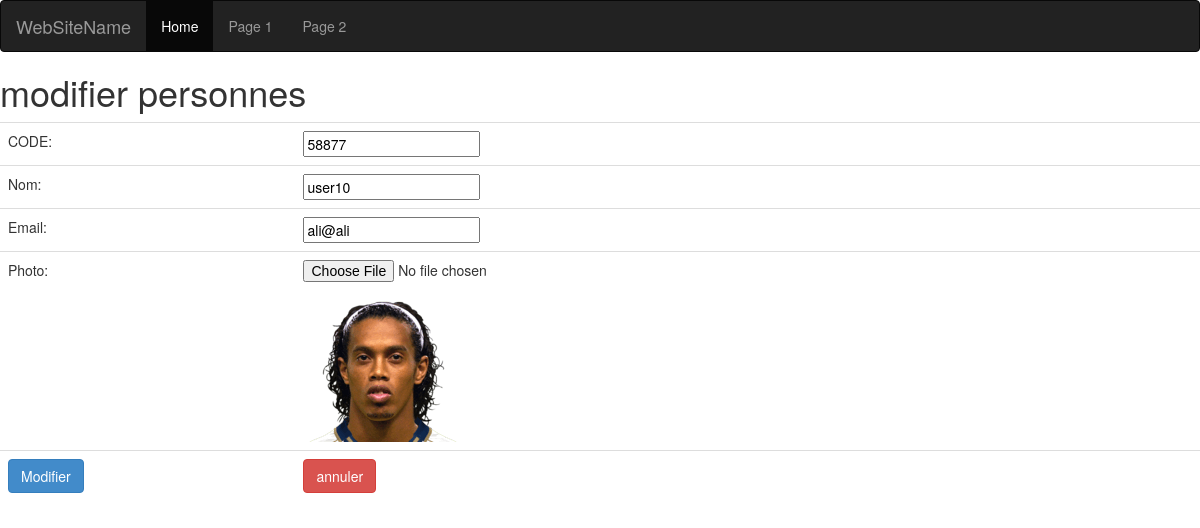
The page /modifier.php?code=58877 on the database its author committed.
### tables this page shows
CREATE TABLE `etudiant` (
  `code` varchar(10) NOT NULL,
  `nom` varchar(25) NOT NULL,
  `email` varchar(25) NOT NULL,
  `photo` varchar(30) NOT NULL
);

### modifier.php (the view, shortened to what this page needs)
<?php
$code=$_GET['code'];
require 'server.php';
$req='SELECT * FROM etudiant WHERE code=?';
$para=array($code);
$st=$cn->prepare($req);
$st->execute($para);
?>
<!DOCTYPE html>
<html>
<head>
<link rel="stylesheet" type="text/css" href="bootstrap.min.css">
</head>
<body>
	<?php
require 'navbar.php';
?>
<h1>modifier personnes</h1>
<form action="update.php" method="post" enctype="multipart/form-data" >
	<table class="table table-stripped">
		<?php while ($rs=$st->fetch()) { ?>
<tr>
	<td>CODE:</td>
	<td><input type="text" name="code" value="<?php echo $rs['code']; ?>" readonly></td>
</tr>
		 <tr>
	<td>Nom:</td>
	<td><input type="text" name="nom" value="<?php echo $rs['nom']; ?>"></td>
</tr>
<tr>
	<td>Email:</td>
	<td><input type="text" name="email" value="<?php echo $rs['email']; ?>"></td>
</tr>
<tr>
	<td>Photo:</td>
	<td><input type="file" name="photo">
<img src="images/<?php echo $rs['photo']; ?>">
	 </td>
</tr>
<?php } ?>
		<tr>
<td>	<input type="submit" name="Modifier" value="Modifier" class="btn btn-primary"></td>
	<td><input type="reset" name="annuler" value="annuler" class="btn btn-danger"></td>
		</tr>
	</table>
</form>
</body>
</html>

### rows shown on the page
etudiant: code "58877", nom "user10", email "ali@ali", photo (picture)
